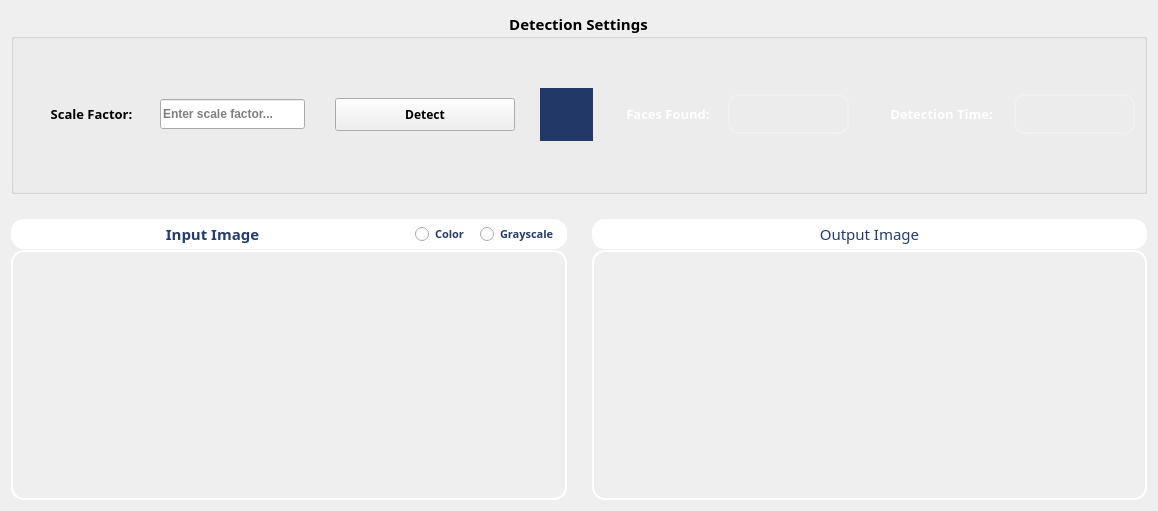
      <widget class="QWidget" name="tab">
       <attribute name="title">
        <string>Face Detection</string>
       </attribute>
       <layout class="QGridLayout" name="gridLayout_214">
        <item row="0" column="0">
         <layout class="QGridLayout" name="gridLayout_213">
          <property name="verticalSpacing">
           <number>25</number>
          </property>
          <item row="1" column="0">
           <layout class="QGridLayout" name="gridLayout_198" columnstretch="1,1">
            <property name="horizontalSpacing">
             <number>25</number>
            </property>
            <item row="0" column="0">
             <layout class="QGridLayout" name="gridLayout_194" rowstretch="0,1">
              <property name="verticalSpacing">
               <number>1</number>
              </property>
              <item row="1" column="0">
               <widget class="ImageView" name="widget_face_detection_input_img" native="true">
                <property name="minimumSize">
                 <size>
                  <width>350</width>
                  <height>250</height>
                 </size>
                </property>
                <property name="cursor">
                 <cursorShape>PointingHandCursor</cursorShape>
                </property>
                <property name="toolTip">
                 <string>Double-click to add an image</string>
                </property>
                <property name="styleSheet">
                 <string notr="true">/*border: 1px solid white;
border-radius: 10px;*/
border: 2px solid white;
border-radius: 13px;
color: white;
background-color: rgba(255, 255, 255, 0);</string>
                </property>
               </widget>
              </item>
              <item row="0" column="0">
               <layout class="QGridLayout" name="gridLayout_195" columnstretch="1,0">
                <property name="horizontalSpacing">
                 <number>0</number>
                </property>
                <item row="0" column="1">
                 <layout class="QGridLayout" name="gridLayout_196">
                  <property name="horizontalSpacing">
                   <number>0</number>
                  </property>
                  <item row="0" column="0">
                   <widget class="QRadioButton" name="radioButton_face_detection_color">
                    <property name="sizePolicy">
                     <sizepolicy hsizetype="Preferred" vsizetype="Fixed">
                      <horstretch>0</horstretch>
                      <verstretch>0</verstretch>
                     </sizepolicy>
                    </property>
                    <property name="minimumSize">
                     <size>
                      <width>65</width>
                      <height>30</height>
                     </size>
                    </property>
                    <property name="font">
                     <font>
                      <family>Yu Gothic UI Semibold</family>
                      <pointsize>8</pointsize>
                      <weight>75</weight>
                      <bold>true</bold>
                     </font>
                    </property>
                    <property name="cursor">
                     <cursorShape>PointingHandCursor</cursorShape>
                    </property>
                    <property name="toolTip">
                     <string>Choose the colorization of the input image</string>
                    </property>
                    <property name="styleSheet">
                     <string notr="true">color: rgb(37, 60, 111);
background-color: white;
border: 1px solid white;</string>
                    </property>
                    <property name="text">
                     <string>Color</string>
                    </property>
                   </widget>
                  </item>
                  <item row="0" column="1">
                   <widget class="QRadioButton" name="radioButton_face_detection_grayscale">
                    <property name="sizePolicy">
                     <sizepolicy hsizetype="Preferred" vsizetype="Fixed">
                      <horstretch>0</horstretch>
                      <verstretch>0</verstretch>
                     </sizepolicy>
                    </property>
                    <property name="minimumSize">
                     <size>
                      <width>88</width>
                      <height>30</height>
                     </size>
                    </property>
                    <property name="font">
                     <font>
                      <family>Yu Gothic UI Semibold</family>
                      <pointsize>8</pointsize>
                      <weight>75</weight>
                      <bold>true</bold>
                     </font>
                    </property>
                    <property name="cursor">
                     <cursorShape>PointingHandCursor</cursorShape>
                    </property>
                    <property name="toolTip">
                     <string>Choose the colorization of the input image</string>
                    </property>
                    <property name="styleSheet">
                     <string notr="true">color: rgb(37, 60, 111);
background-color: white;
border: 1px solid white;
border-top-right-radius: 13px;
border-bottom-right-radius: 13px;
padding-right: 2px;
</string>
                    </property>
                    <property name="text">
                     <string>Grayscale</string>
                    </property>
                   </widget>
                  </item>
                 </layout>
                </item>
                <item row="0" column="0">
                 <widget class="QLabel" name="label_47">
                  <property name="sizePolicy">
                   <sizepolicy hsizetype="Preferred" vsizetype="Fixed">
                    <horstretch>0</horstretch>
                    <verstretch>0</verstretch>
                   </sizepolicy>
                  </property>
                  <property name="minimumSize">
                   <size>
                    <width>197</width>
                    <height>30</height>
                   </size>
                  </property>
                  <property name="font">
                   <font>
                    <family>Yu Gothic</family>
                    <pointsize>11</pointsize>
                    <weight>75</weight>
                    <bold>true</bold>
                   </font>
                  </property>
                  <property name="styleSheet">
                   <string notr="true">color: rgb(37, 60, 111);
background-color: white;
border: 1px solid white;
border-top-left-radius: 13px;
border-bottom-left-radius: 13px;</string>
                  </property>
                  <property name="text">
                   <string>Input Image</string>
                  </property>
                  <property name="alignment">
                   <set>Qt::AlignCenter</set>
                  </property>
                  <property name="wordWrap">
                   <bool>false</bool>
                  </property>
                 </widget>
                </item>
               </layout>
              </item>
             </layout>
            </item>
            <item row="0" column="1">
             <layout class="QGridLayout" name="gridLayout_197" rowstretch="0,1">
              <property name="verticalSpacing">
               <number>1</number>
              </property>
              <item row="0" column="0">
               <widget class="QLabel" name="label_65">
                <property name="sizePolicy">
                 <sizepolicy hsizetype="Preferred" vsizetype="Fixed">
                  <horstretch>0</horstretch>
                  <verstretch>0</verstretch>
                 </sizepolicy>
                </property>
                <property name="minimumSize">
                 <size>
                  <width>0</width>
                  <height>30</height>
                 </size>
                </property>
                <property name="font">
                 <font>
                  <family>Yu Gothic UI Semibold</family>
                  <pointsize>11</pointsize>
                  <weight>50</weight>
                  <bold>false</bold>
                 </font>
                </property>
                <property name="styleSheet">
                 <string notr="true">color: rgb(37, 60, 111);
background-color: white;
border: 1px solid white;
border-radius: 13px;</string>
                </property>
                <property name="text">
                 <string>Output Image</string>
                </property>
                <property name="alignment">
                 <set>Qt::AlignCenter</set>
                </property>
               </widget>
              </item>
              <item row="1" column="0">
               <widget class="ImageView" name="widget_face_detection_output_img" native="true">
                <property name="minimumSize">
                 <size>
                  <width>350</width>
                  <height>250</height>
                 </size>
                </property>
                <property name="styleSheet">
                 <string notr="true">/*border: 1px solid white;
border-radius: 10px;*/
border: 2px solid white;
border-radius: 13px;</string>
                </property>
               </widget>
              </item>
             </layout>
            </item>
           </layout>
          </item>
          <item row="0" column="0">
           <widget class="QGroupBox" name="groupBox_11">
            <property name="minimumSize">
             <size>
              <width>0</width>
              <height>183</height>
             </size>
            </property>
            <property name="maximumSize">
             <size>
              <width>16777215</width>
              <height>16777215</height>
             </size>
            </property>
            <property name="font">
             <font>
              <family>Yu Gothic UI Semibold</family>
              <pointsize>11</pointsize>
              <weight>75</weight>
              <italic>false</italic>
              <bold>true</bold>
              <underline>false</underline>
             </font>
            </property>
            <property name="title">
             <string>Detection Settings</string>
            </property>
            <property name="alignment">
             <set>Qt::AlignCenter</set>
            </property>
            <layout class="QGridLayout" name="gridLayout_217">
             <item row="0" column="0">
              <layout class="QGridLayout" name="gridLayout_216" columnstretch="0,1,0">
               <property name="horizontalSpacing">
                <number>25</number>
               </property>
               <item row="0" column="2">
                <layout class="QGridLayout" name="gridLayout_215">
                 <property name="horizontalSpacing">
                  <number>30</number>
                 </property>
                 <item row="0" column="0">
                  <layout class="QGridLayout" name="gridLayout_212">
                   <property name="horizontalSpacing">
                    <number>10</number>
                   </property>
                   <item row="0" column="0">
                    <widget class="QLabel" name="label_99">
                     <property name="sizePolicy">
                      <sizepolicy hsizetype="Fixed" vsizetype="Fixed">
                       <horstretch>0</horstretch>
                       <verstretch>0</verstretch>
                      </sizepolicy>
                     </property>
                     <property name="minimumSize">
                      <size>
                       <width>100</width>
                       <height>0</height>
                      </size>
                     </property>
                     <property name="maximumSize">
                      <size>
                       <width>100</width>
                       <height>16777215</height>
                      </size>
                     </property>
                     <property name="font">
                      <font>
                       <family>Yu Gothic UI Semibold</family>
                       <pointsize>10</pointsize>
                       <weight>75</weight>
                       <bold>true</bold>
                      </font>
                     </property>
                     <property name="styleSheet">
                      <string notr="true">border-radius: 11px;
color: white;
</string>
                     </property>
                     <property name="text">
                      <string>Faces Found:</string>
                     </property>
                     <property name="alignment">
                      <set>Qt::AlignCenter</set>
                     </property>
                    </widget>
                   </item>
                   <item row="0" column="1">
                    <widget class="QLabel" name="label_faces_found">
                     <property name="sizePolicy">
                      <sizepolicy hsizetype="Fixed" vsizetype="Fixed">
                       <horstretch>0</horstretch>
                       <verstretch>0</verstretch>
                      </sizepolicy>
                     </property>
                     <property name="minimumSize">
                      <size>
                       <width>121</width>
                       <height>40</height>
                      </size>
                     </property>
                     <property name="maximumSize">
                      <size>
                       <width>121</width>
                       <height>16777215</height>
                      </size>
                     </property>
                     <property name="font">
                      <font>
                       <family>Yu Gothic UI Semibold</family>
                       <pointsize>11</pointsize>
                       <weight>75</weight>
                       <bold>true</bold>
                      </font>
                     </property>
                     <property name="toolTip">
                      <string>Computation time</string>
                     </property>
                     <property name="styleSheet">
                      <string notr="true">border: 2px solid rgba(255, 255, 255, 50);
border-radius: 11px;
color: white;</string>
                     </property>
                     <property name="text">
                      <string/>
                     </property>
                     <property name="alignment">
                      <set>Qt::AlignCenter</set>
                     </property>
                    </widget>
                   </item>
                  </layout>
                 </item>
                 <item row="0" column="1">
                  <layout class="QGridLayout" name="gridLayout_199">
                   <property name="horizontalSpacing">
                    <number>10</number>
                   </property>
                   <item row="0" column="0">
                    <widget class="QLabel" name="label_98">
                     <property name="sizePolicy">
                      <sizepolicy hsizetype="Fixed" vsizetype="Fixed">
                       <horstretch>0</horstretch>
                       <verstretch>0</verstretch>
                      </sizepolicy>
                     </property>
                     <property name="minimumSize">
                      <size>
                       <width>125</width>
                       <height>0</height>
                      </size>
                     </property>
                     <property name="maximumSize">
                      <size>
                       <width>125</width>
                       <height>16777215</height>
                      </size>
                     </property>
                     <property name="font">
                      <font>
                       <family>Yu Gothic UI Semibold</family>
                       <pointsize>10</pointsize>
                       <weight>75</weight>
                       <bold>true</bold>
                      </font>
                     </property>
                     <property name="styleSheet">
                      <string notr="true">border-radius: 11px;
color: white;
</string>
                     </property>
                     <property name="text">
                      <string>Detection Time:</string>
                     </property>
                     <property name="alignment">
                      <set>Qt::AlignCenter</set>
                     </property>
                    </widget>
                   </item>
                   <item row="0" column="1">
                    <widget class="QLabel" name="label_detection_time">
                     <property name="sizePolicy">
                      <sizepolicy hsizetype="Fixed" vsizetype="Fixed">
                       <horstretch>0</horstretch>
                       <verstretch>0</verstretch>
                      </sizepolicy>
                     </property>
                     <property name="minimumSize">
                      <size>
                       <width>121</width>
                       <height>40</height>
                      </size>
                     </property>
                     <property name="maximumSize">
                      <size>
                       <width>121</width>
                       <height>16777215</height>
                      </size>
                     </property>
                     <property name="font">
                      <font>
                       <family>Yu Gothic UI Semibold</family>
                       <pointsize>11</pointsize>
                       <weight>75</weight>
                       <bold>true</bold>
                      </font>
                     </property>
                     <property name="toolTip">
                      <string>Computation time</string>
                     </property>
                     <property name="styleSheet">
                      <string notr="true">border: 2px solid rgba(255, 255, 255, 50);
border-radius: 11px;
color: white;</string>
                     </property>
                     <property name="text">
                      <string/>
                     </property>
                     <property name="alignment">
                      <set>Qt::AlignCenter</set>
                     </property>
                    </widget>
                   </item>
                  </layout>
                 </item>
                </layout>
               </item>
               <item row="0" column="0">
                <layout class="QGridLayout" name="gridLayout_211">
                 <property name="horizontalSpacing">
                  <number>30</number>
                 </property>
                 <item row="0" column="0">
                  <layout class="QGridLayout" name="gridLayout_223">
                   <property name="verticalSpacing">
                    <number>10</number>
                   </property>
                   <item row="0" column="0">
                    <widget class="QLabel" name="label_97">
                     <property name="sizePolicy">
                      <sizepolicy hsizetype="Fixed" vsizetype="Fixed">
                       <horstretch>0</horstretch>
                       <verstretch>0</verstretch>
                      </sizepolicy>
                     </property>
                     <property name="minimumSize">
                      <size>
                       <width>137</width>
                       <height>0</height>
                      </size>
                     </property>
                     <property name="font">
                      <font>
                       <family>Yu Gothic UI Semibold</family>
                       <pointsize>10</pointsize>
                      </font>
                     </property>
                     <property name="text">
                      <string>Scale Factor:</string>
                     </property>
                     <property name="alignment">
                      <set>Qt::AlignCenter</set>
                     </property>
                    </widget>
                   </item>
                   <item row="0" column="1">
                    <widget class="QLineEdit" name="lineEdit_scale_factor">
                     <property name="sizePolicy">
                      <sizepolicy hsizetype="Fixed" vsizetype="Fixed">
                       <horstretch>0</horstretch>
                       <verstretch>0</verstretch>
                      </sizepolicy>
                     </property>
                     <property name="minimumSize">
                      <size>
                       <width>145</width>
                       <height>30</height>
                      </size>
                     </property>
                     <property name="maximumSize">
                      <size>
                       <width>145</width>
                       <height>16777215</height>
                      </size>
                     </property>
                     <property name="font">
                      <font>
                       <family>Yu Gothic UI</family>
                       <pointsize>9</pointsize>
                      </font>
                     </property>
                     <property name="cursor">
                      <cursorShape>PointingHandCursor</cursorShape>
                     </property>
                     <property name="toolTip">
                      <string>Enter the kernel size</string>
                     </property>
                     <property name="cursorPosition">
                      <number>0</number>
                     </property>
                     <property name="alignment">
                      <set>Qt::AlignLeading|Qt::AlignLeft|Qt::AlignVCenter</set>
                     </property>
                     <property name="placeholderText">
                      <string>Enter scale factor...</string>
                     </property>
                     <property name="clearButtonEnabled">
                      <bool>false</bool>
                     </property>
                    </widget>
                   </item>
                  </layout>
                 </item>
                 <item row="0" column="1">
                  <layout class="QGridLayout" name="gridLayout_210">
                   <item row="0" column="0">
                    <widget class="QPushButton" name="detect_faces_btn">
                     <property name="sizePolicy">
                      <sizepolicy hsizetype="Fixed" vsizetype="Fixed">
                       <horstretch>0</horstretch>
                       <verstretch>0</verstretch>
                      </sizepolicy>
                     </property>
                     <property name="minimumSize">
                      <size>
                       <width>180</width>
                       <height>33</height>
                      </size>
                     </property>
                     <property name="font">
                      <font>
                       <family>Yu Gothic UI Semibold</family>
                       <pointsize>9</pointsize>
                      </font>
                     </property>
                     <property name="cursor">
                      <cursorShape>PointingHandCursor</cursorShape>
                     </property>
                     <property name="styleSheet">
                      <string notr="true"/>
                     </property>
                     <property name="text">
                      <string>Detect</string>
                     </property>
                    </widget>
                   </item>
                  </layout>
                 </item>
                </layout>
               </item>
               <item row="0" column="1">
                <widget class="QToolButton" name="toolButton">
                 <property name="enabled">
                  <bool>false</bool>
                 </property>
                 <property name="styleSheet">
                  <string notr="true">background-color: rgb(34, 56, 103);
border: none;</string>
                 </property>
                 <property name="text">
                  <string/>
                 </property>
                 <property name="icon">
                  <iconset resource="../../Assignment1/Filtering_and_Edge_Detection_Studio/UI/icons.qrc">
                   <normaloff>:/images/arrow.png</normaloff>:/images/arrow.png</iconset>
                 </property>
                 <property name="iconSize">
                  <size>
                   <width>50</width>
                   <height>50</height>
                  </size>
                 </property>
                </widget>
               </item>
              </layout>
             </item>
            </layout>
           </widget>
          </item>
         </layout>
        </item>
       </layout>
      </widget>
